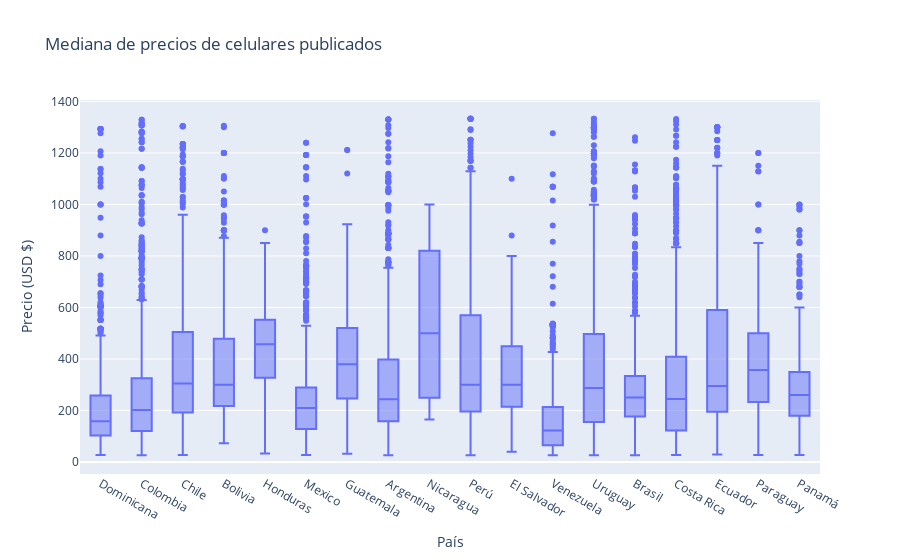

The code cell stored with this chart in its notebook:
### Markdown cell above
Los paises que más sufrieron de la remoción de outliers fueron Peru y Venezuela.<br>
Es un dato de interes para ver por qué hay tantaz publicaciones de celulares que claramente no pueden estar tan baratos.

### Code cell
# Precio promedio publicado por país
fig = px.box(df, y="price_USD", x="country",
             title= 'Mediana de precios de celulares publicados',
             labels = {
                 "price_USD": "Precio (USD $)",
                 "country": "País"
                      }
            )
fig.show()

### Figure 1 — Plotly figure (JSON) as saved in the notebook; plotly's stock layout.template omitted (floating-point values rounded to 4 significant figures; data arrays with more than 128 entries replaced by an {"elided": "..."} marker saying what was removed)
{"data": [{"alignmentgroup": "True", "hovertemplate": "País=%{x}<br>Precio (USD $)=%{y}<extra></extra>", "legendgroup": "", "marker": {"color": "#636efa"}, "name": "", "notched": false, "offsetgroup": "", "orientation": "v", "showlegend": false, "type": "box", "x": {"elided": "11515 str values"}, "x0": " ", "xaxis": "x", "y": {"elided": "11515 float values"}, "y0": " ", "yaxis": "y"}], "layout": {"boxmode": "group", "legend": {"tracegroupgap": 0}, "title": {"text": "Mediana de precios de celulares publicados"}, "xaxis": {"anchor": "y", "domain": [0, 1], "title": {"text": "País"}}, "yaxis": {"anchor": "x", "domain": [0, 1], "title": {"text": "Precio (USD $)"}}}}
